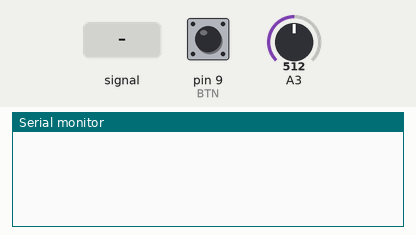
The sketch below on a simulated Arduino Uno, built with avr-gcc and run on an emulated ATmega328P. On the bench: the last lines printed to the serial monitor. Inputs (shaded band) come from the test bench; at power-on: pin 9 (BTN) HIGH, A3 = 512.

Above: at 1.2 s.
1.3 s: A3 fed a 200 Hz sine of ±81 counts around its level
At 2.5 s:
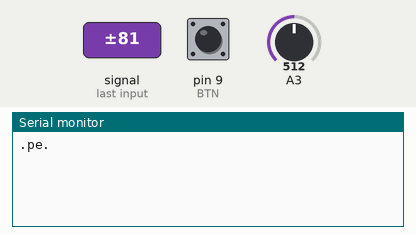
2.8 s: pin 9 (BTN) pulled LOW for 0.15 s
At 3.4 s:
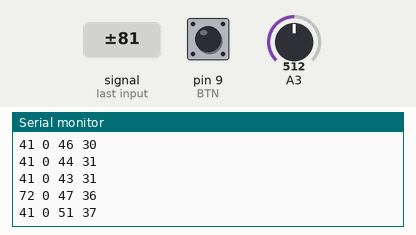
4.4 s: pin 9 (BTN) pulled LOW for 1 s
At 5.9 s:
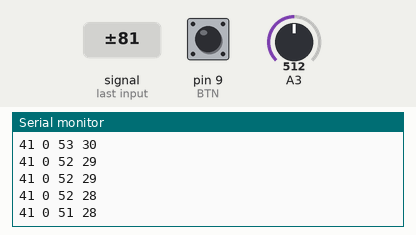
Timing chart, 0 to 7.4 s (numbered marks = the images above; inputs shaded):
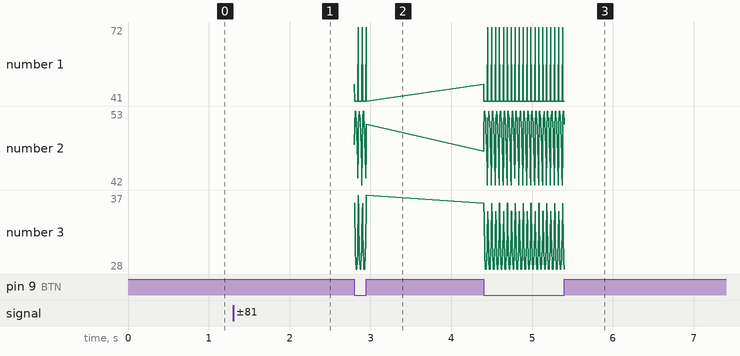

The sketch:

receiver.ino
```cpp
#define BTN 9
#define DBSZ 64

unsigned int avg;
unsigned int avgdisp;

byte dispbuf[DBSZ];
byte dispidx;
byte ticks;

bool fallgap;

byte bits;
byte par;
int bitcnt;

void setup() {
  Serial.begin(115200);
  pinMode(BTN, INPUT_PULLUP);
  ADMUX = 0x43;
  ADCSRA = 0xE6;
  avg = 512 << 4;
  avgdisp = 0;
  for (dispidx = 0; dispidx < DBSZ; dispidx++) {
    dispbuf[dispidx] = 0;
  }
  ticks = 0;
  fallgap = false;
  bitcnt = 0;
}

void loop() {
  if ((ADCSRA & 0x10) == 0) {
    return;
  }
  int x = ADCL;
  x |= (ADCH << 8);
  ADCSRA |= 0x10;
  if (ticks < 255) {
    ticks++;
  } else {
    bitcnt = 0;
  }
  int d = x - (avg >> 4);
  avg += d;
  if (d < 0) {
    d = -d;
  }
  avgdisp += d - (avgdisp >> 4);
  byte newdisp = (avgdisp >> 4);
  byte previdx = dispidx + 15;
  if (previdx >= DBSZ) {
      previdx -= DBSZ;
  }
  byte prevdisp = dispbuf[previdx];
  dispbuf[--dispidx] = newdisp;
  if (dispidx == 0) {
    dispidx = DBSZ;
  }
  if (!fallgap) {
    if (prevdisp > newdisp && prevdisp > 10 && (prevdisp - newdisp) >= prevdisp >> 2) {
      fallgap = true;
      int delta = ticks;
      if (delta < 45 || delta > 170) {
        bitcnt = 0;
      }
      ticks = 0;
      if (digitalRead(BTN) == LOW) {
        Serial.print(delta);
        Serial.print(' ');
        Serial.print(bitcnt);
        Serial.print(' ');
        Serial.print(prevdisp);
        Serial.print(' ');
        Serial.print(newdisp);
        Serial.print(' ');
      }
      byte bitval = (delta > 100) ? 0 : 0x80;
      if (bitcnt == 0) {
        if (bitval == 0) {
          bitcnt = 10;
          par = 0;
        }
      } else {
        bitcnt--;
        if (bitcnt > 1) {
          bits = (bits >> 1) | bitval;
          par ^= bitval;
        } else if (bitcnt == 1) {
          if (bitval != par) {
            Serial.print(".pe.");
            bitcnt = 0;
          }
        } else {
          if (bitval == 0) {
            Serial.print(".fe.");
          } else {
            Serial.write(bits);
          }
        }
      }
      if (digitalRead(BTN) == LOW) {
        Serial.println();
      }
    }
    return;
  } else {
    if (ticks >= 40) {
      fallgap = false;
    }
  }
}
```

Measured:
- after the input at 1.3 s, the serial monitor: prints a new line at once (image 1)
- after the input at 2.8 s, the serial monitor: prints a new line at once (image 2)
- after the input at 4.4 s, the serial monitor: prints a new line at once (image 3)
